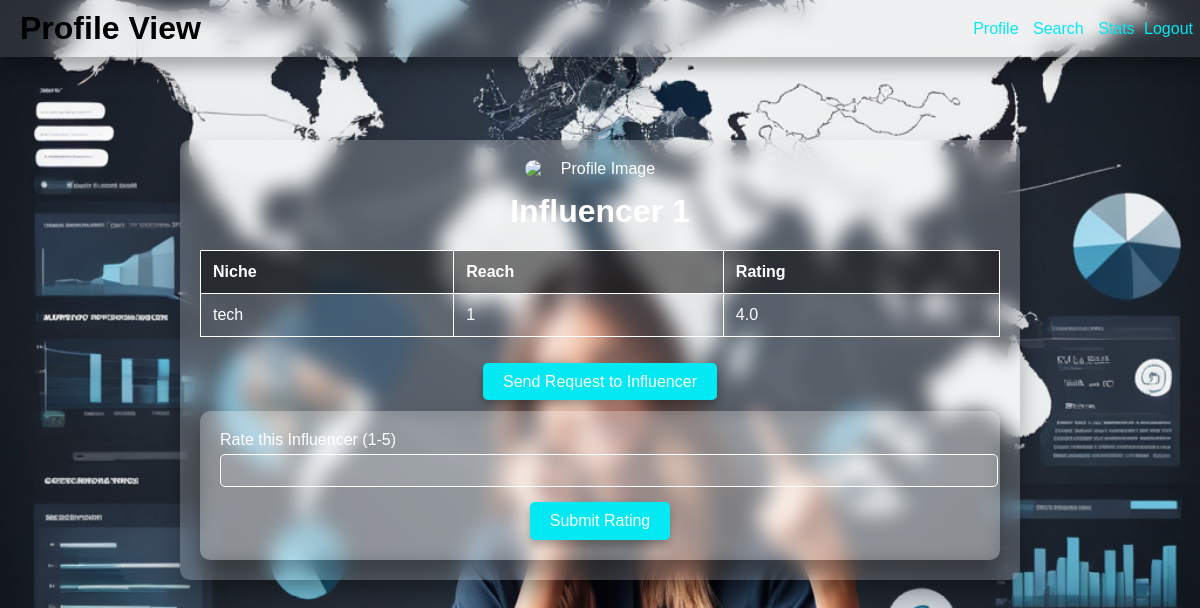
Page /profile/2 (signed in) on the committed database.
### app.py (models this page shows, shortened)
class User(UserMixin, db.Model):
    id = db.Column(db.Integer, primary_key=True)
    name = db.Column(db.String(150), nullable=False)
    email = db.Column(db.String(150), unique=True, nullable=False)
    user_type = db.Column(db.String(50), nullable=False)
    niche = db.Column(db.String(100), nullable=False)
    password = db.Column(db.String(200), nullable=False)
    is_flagged = db.Column(db.Boolean, default=False)  # Add this line if it doesn't exist

class Influencer(db.Model):
    id = db.Column(db.Integer, primary_key=True)
    user_id = db.Column(db.Integer, db.ForeignKey('user.id'), nullable=False)
    image = db.Column(db.String(300), nullable=True)
    niche = db.Column(db.String(100), nullable=False)
    reach = db.Column(db.Integer, nullable=False)
    rating = db.Column(db.Float, nullable=False)
    user = db.relationship('User', backref=db.backref('influencer', uselist=False))

### app.py (the view)
@app.route('/profile/<int:user_id>')
def profile_view(user_id):
    user = User.query.get(user_id)  # Function to get user details
    if user.user_type == 'sponsor':
        user.campaigns = Campaign.query.filter_by(user_id=user_id).filter(Campaign.status != 'Flagged').all()  # Get campaigns that are not flagged
    return render_template('profile_view.html', user=user)

### app.py (called while the page is built)
@login_manager.user_loader
def load_user(user_id):
    return db.session.get(User, int(user_id))

### templates/profile_view.html (shortened to what this page needs)
<!DOCTYPE html>
<html lang="en">
<head>
</head>
<body>
    <div class="header">
        <h1>Profile View</h1>
        <div>
            <a href="{{ url_for('influencerdash') }}">Profile</a>
            <a href="{{ url_for('influsearch') }}">Search</a>
            <a href="{{ url_for('stats') }}">Stats</a>
            <a class="logout" href="{{ url_for('logout') }}">Logout</a>
        </div>
    </div>
    <div class="content">
        <div class="glass-box">
            <img src="{{ url_for('static', filename='uploads/' + (user.influencer.image if user.user_type == 'influencer' and user.influencer and user.influencer.image else 'default-profile.png')) }}" alt="Profile Image">
            <h1>{{ user.name }}</h1>
            <div class="table-container">
                <table>
                    <thead>
                        <tr>
                            <th>Niche</th>
                            {% if user.user_type == 'influencer' %}
                                <th>Reach</th>
                                <th>Rating</th>
                            {% elif user.user_type == 'sponsor' %}
                                <th>Campaign Name</th>
                                <th>Description</th>
                                <th>Budget</th>
                                <th>Goal</th>
                            {% endif %}
                        </tr>
                    </thead>
                    <tbody>
                        {% if user.user_type == 'influencer' %}
                            <tr>
                                <td>{{ user.niche }}</td>
                                <td>{{ user.influencer.reach }}</td>
                                <td>{{ user.influencer.rating }}</td>
                            </tr>
                        {% endif %}
                    </tbody>
                </table>
            </div>
            {% if user.user_type == 'influencer' and current_user.user_type == 'sponsor' %}
                <br><br>
                <label class="send-request-button" for="showSponsorRequestForm">Send Request to Influencer</label>
            {% endif %}
            {% if user.user_type == 'influencer' %}
                <div class="rating-form">
                    <form action="{{ url_for('rate_influencer', user_id=user.id) }}" method="post">
                        <div class="form-group">
                            <label for="rating">Rate this Influencer (1-5)</label>
                            <input type="number" id="rating" name="rating" min="1" max="5" required>
                        </div>
                        <div class="submit-button">
                            <button type="submit">Submit Rating</button>
                        </div>
                    </form>
                </div>
            {% endif %}
        </div>
    </div>
</body>
</html>

### templates/profile_view.html (style rules this page uses)
body, html { height: 100%; margin: 0; font-family: Arial, Helvetica, sans-serif; background: url('/static/background.png') no-repeat center center fixed; background-size: cover; color: #fff; }
.header { display: flex; justify-content: space-between; align-items: center; padding: 10px 20px; background: rgba(255, 255, 255, 0.1); box-shadow: 0 10px 15px rgba(0, 0, 0, 0.3); backdrop-filter: blur(10px); position: fixed; width: 100%; top: 0; left: 0; }
.header h1 { margin: 0; color: #000; }
.header a { color: #03e9f4; text-decoration: none; margin-left: 10px; font-size: 16px; }
.header .logout { margin-left: 5px; margin-right: 27px; }
.content { display: flex; justify-content: center; align-items: center; padding: 80px 20px 20px; margin-top: 60px; }
.glass-box { padding: 20px; background: rgba(255, 255, 255, 0.2); border-radius: 10px; box-shadow: 0 15px 25px rgba(0, 0, 0, 0.3); backdrop-filter: blur(10px); width: 80%; max-width: 800px; text-align: center; }
.glass-box img { max-width: 150px; height: auto; border-radius: 10px; margin-bottom: 15px; display: block; margin-left: auto; margin-right: auto; }
.glass-box h1 { margin: 10px 0; }
.table-container { margin-top: 20px; text-align: left; }
table { width: 100%; border-collapse: collapse; }
th, td { padding: 12px; text-align: left; vertical-align: middle; border: 1px solid #fff; }
th { background-color: rgba(0, 0, 0, 0.5); }
.send-request-button { margin-top: 20px; background-color: #03e9f4; color: #fff; border: none; padding: 10px 20px; border-radius: 5px; font-size: 16px; cursor: pointer; box-shadow: 0 5px 10px rgba(0, 0, 0, 0.3); }
.form-group { margin-bottom: 15px; text-align: left; }
.form-group label { display: block; margin-bottom: 5px; color: #fff; }
.form-group input, .form-group textarea { width: 100%; padding: 8px; border: 1px solid #fff; border-radius: 5px; background: rgba(255, 255, 255, 0.1); color: #fff; }
.form-group input::placeholder, .form-group textarea::placeholder { color: #aaa; }
.submit-button { text-align: center; }
.submit-button button { background-color: #03e9f4; color: #fff; border: none; padding: 10px 20px; border-radius: 5px; font-size: 16px; cursor: pointer; box-shadow: 0 5px 10px rgba(0, 0, 0, 0.3); }
.rating-form { margin-top: 20px; background: rgba(255, 255, 255, 0.2); padding: 20px; border-radius: 10px; box-shadow: 0 15px 25px rgba(0, 0, 0, 0.3); backdrop-filter: blur(10px); }
.rating-form .form-group { margin-bottom: 15px; text-align: left; }
.rating-form .form-group label { display: block; margin-bottom: 5px; color: #fff; }
.rating-form .form-group input { width: 100%; padding: 8px; border: 1px solid #fff; border-radius: 5px; background: rgba(255, 255, 255, 0.1); color: #fff; }
.rating-form .submit-button { text-align: center; }
.rating-form .submit-button button { background-color: #03e9f4; color: #fff; border: none; padding: 10px 20px; border-radius: 5px; font-size: 16px; cursor: pointer; box-shadow: 0 5px 10px rgba(0, 0, 0, 0.3); }

### rows in the picture
User: name "Influencer 1", niche "tech"
Influencer: influencer.reach "1", influencer.rating "4.0"
